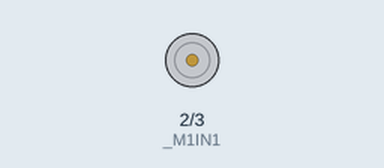
A sketch run on a simulated Arduino Uno, built with avr-gcc and run on an emulated ATmega328P. Shown: motor-driver pin pairs drawn as motors (green arrow = first pin HIGH = forward, orange = second pin HIGH = backward, longer = more drive). What the sketch prints to the serial monitor is not drawn.

Above: at 6.4 s.
At 19.1 s:
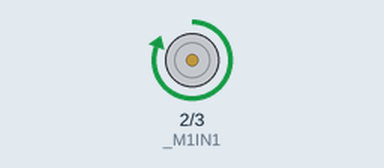
Timing chart, 0 to 34.5 s (numbered marks = the images above):
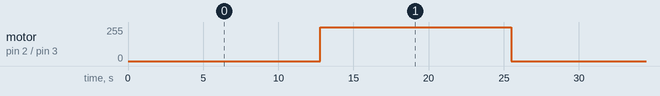

The sketch:

arduino_0.ino
```cpp
#include <Arduino.h>
    unsigned char _M1IN1;
    unsigned char _M1IN2;
    unsigned char _M1PWM_D2;
    unsigned char _D1;
    static const unsigned char _PWM1_TIMER1_PIN = 9;
    unsigned char _M1SF;
    unsigned char _M1FB;
    //unsigned char _EN1;
    unsigned char _encoder;

/********************
 ** Setup Function **
 ********************/
void setup(void){
  // PUT YOUR SETUP CODE HERE, TO RUN ONCE:

    _M1IN1 = 2;
    _M1IN2 = 3;
    //_M1PWM_D2 to 5V;
    //_D1 to GND;
    //_M1SF ; no connection;
    //_M1FB ; no connection
    //_encoder = A1;

      pinMode(_M1IN1, OUTPUT);
      pinMode(_M1IN2, OUTPUT);
     Serial.begin(9600);
     Serial.println("Dual MC 339256 shields program is starting;");

}// end setup() function

/*******************
 ** Loop Function **
 *******************/
void loop(void){
  //PUT YOUR MAIN CODE HERE, TO RUN REPEATEDLY
  int i = 0;
 while(i<255){
   setM1aSpeed(i);
   delay(100);
   i++;
 }
 setM1aSpeed(0);
 Serial.println("stopped");
 delay(1000);
} // end loop() function

/****************************
 ** User-Defined Functions **
 ****************************/

void setM1aSpeed(int sp){
  unsigned char reverse = 0;
  if (sp < 0)  {
    sp = -sp;  // Make speed a positive quantity
    reverse = 1;  // Preserve the direction
    Serial.println ("reverse speed is set");
  }
  if (sp > 400)  // Max PWM dutycycle
    sp = 400;

  if (reverse){
  digitalWrite(_M1IN1, LOW);
  analogWrite(_M1IN2, sp);
  Serial.println("reverse direction is set");
  }

  else if(sp == 0){
    digitalWrite(_M1IN1, LOW);
    digitalWrite(_M1IN2, LOW);
  }
  else{
    analogWrite(_M1IN1, sp);
    digitalWrite(_M1IN2, LOW);

  }
} // end of setM1Speed
```

Measured:
- by itself, motor on pin 2 (_M1IN1) / pin 3 (_M1IN2): alternates forward 255/255 for 12.7 s and stopped for 13.8 s
